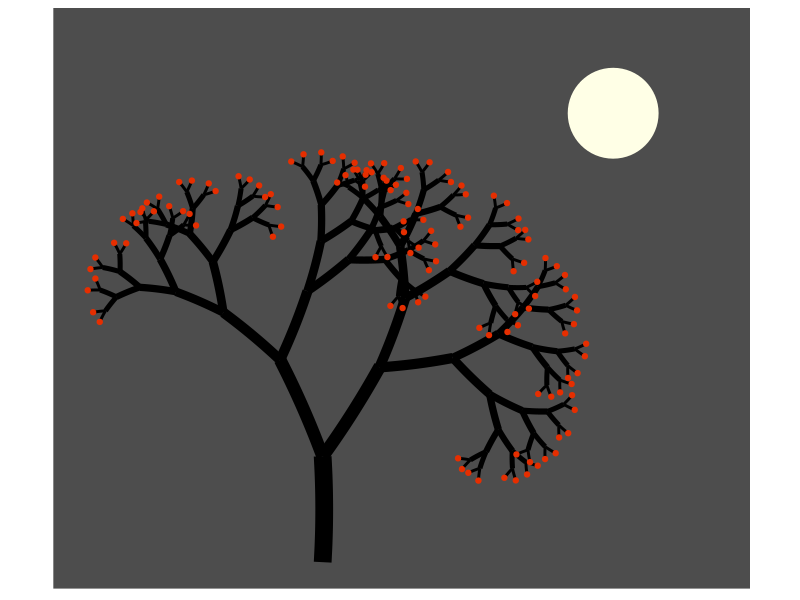

R code for this plot:
############################
#
# Regression fractal tree
# Based on David Shiffman's The Code Train: Coding Challenge #14
#
###########################
library(tidyverse)

# The regression function - branches 2 segments out of the current branch
# a jitter is introduced for tree inclination
branch <- function(current,  # current branch
                   rate,     # rate of decreasing length of branches
                   a,        # angle of branches
                   levels)   # number of levels in iteration
  {

  if(current$level == levels) return(current)
  
  left <- current %>%
    mutate(x = xend,
           y = yend,
           angle = angle + a + jitter(-0.21, amount = 0.2),
           xend = x + len * cos(angle),
           yend = y + len * sin(angle),
           level = level + 1,
           len = rate * len) %>%
    branch(rate, a, levels)
  
  right <- current %>%
    mutate(x = xend,
           y = yend,
           angle = angle - a  + jitter(-0.21, amount = 0.2),
           xend = x +len * cos(angle),
           yend = y + len * sin(angle),
           level = level + 1,
           len = rate * len) %>%
    branch(rate, a, levels)
  
  rbind(current, right, left)
}

### generating the tree by using the regresiion branch function
branches <- tibble(x = 100,
                   y = 0,
                   xend = 100,
                   yend = 80,
                   angle = pi/2,
                   level = 1) %>%
  mutate(len = sqrt((xend - x)^2 + (yend - y)^2)) %>%
  branch(0.7, pi/6, 8)

### generating leaves at the last branches
leaves <- branches %>%
  filter(level == max(level)) %>%
  select(xend, yend)

### Plotting
p <- ggplot() +
  geom_curve(data = branches,
             aes(x = x, y = y, xend = xend, yend = yend, size = 1/level),
             curvature = 0.03,
             color = "black") +                                            # branches
  geom_point(data = leaves, aes(x = xend, y = yend), color = "#e62e00") +  # leaves
  geom_point(aes(x = 320, y = 340), size = 30, color = "#ffffe6") +        # moon
  coord_equal() +
  scale_x_continuous(limit = c(-80, 400)) +
  scale_y_continuous(limit = c(0, 400)) +
  theme(legend.position  = "none",
        panel.background = element_rect(fill = "grey30"),
        panel.grid       = element_blank(),
        axis.title = element_blank(),
        axis.ticks = element_blank(),
        axis.text = element_blank())

ggsave("fractal_tree.png", p, height = 6, width = 8)



                     
  



